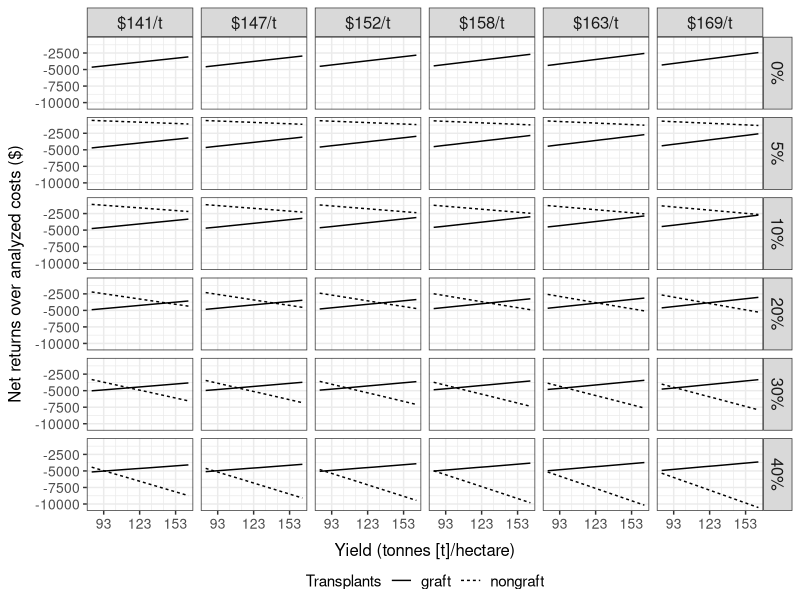

Reproduce this figure in R. (Note: this script raises an error after producing the figure.)
##############################################
# PROCESSING TOMATO Southern blight grafting #
# Partial Budget Analysis			         #
##############################################

## built on Docker rocker/tidyverse:4.2.0

if (!require(conflicted)) {
  install.packages("conflicted")
}
library(conflicted)

library(dplyr)
library(ggplot2)
library(forcats)
library(readr)
library(stringr)
library(tidyr)
library(RColorBrewer)


# install ggpattern for bar fill patterns
	# does not work due to missing library for dependency package 'units'
#devtools::install_version("ggpattern", version="0.4.1", repos="https://cran.r-project.org/", dependencies=c("Depends","Imports"), upgrade="never")
#library(ggpattern)

conflict_prefer("date", "lubridate")
conflict_prefer("filter", "dplyr")
conflict_prefer("lag", "dplyr")
conflict_prefer("spread", "tidyr")

setwd("/home/tomato_graft_rolfsii/")


##########################
# A. Make Dataframe #
##########################
### make dataframe
	## set vectors
	production = c("conventional","organic")
#	yield_base = seq(from=37, to=73, by=4) # short ton/acre
	yield_base = c(82.96, 91.93, 100.9, 109.87, 118.84, 127.81, 136.78, 145.75, 154.72, 163.68) # tonne/hectare
	treatment = c("graft","nongraft")
	incid_nongraft = c(0,5,10,20,20.3,30,40)
#	price = c(128,133,138,143,148,153) # $/short ton
	price = c(141.06, 146.57, 152.08, 157.59, 163.1, 168.61) # $/short ton

	## make df
	df.pt = expand_grid(production, yield_base, treatment, incid_nongraft, price)
	
	## add graft incid
	df.incid = tibble(
		incid_nongraft = c(0,5,10,20,20.3,30,40),
		incid_graft = c(0,0.5,1,2,2.7,3,4) )
	
	df.pt = df.pt %>% left_join(df.incid, by=c("incid_nongraft" = "incid_nongraft"))
	
	## adjust organic prices
	df.pt = df.pt %>% mutate(price=replace(price, production == "organic", price[production == "organic"] + 29.75))
	
### add cost and return changes
	## add: added returns, reduced costs, added costs
	df.pt = df.pt %>% mutate(
		yield_add = case_when(
			(treatment == "graft") ~ round(yield_base*0.145, digits=1),
			(treatment == "nongraft") ~ 0),
		cost_reduce = case_when(
			(treatment == "graft") ~ 893,
			(treatment == "nongraft") ~ 0),
		cost_add = case_when(
			(treatment == "graft") ~ -7140,
			(treatment == "nongraft") ~ 0) )
			
	## add reduced yield
	df.pt = df.pt %>% mutate(yield_loss = case_when(
			(treatment == "nongraft") 	~ round( ( (yield_base + yield_add) * (-incid_nongraft/100) ), digits=1),
			(treatment == "graft") 		~ round( ( (yield_base + yield_add) * (-incid_graft/100	 ) ), digits=1) ) )
			
	## calculate returns
	df.pt = df.pt %>% mutate(
		return_add = round(yield_add * price, digits=0),
		return_reduce = round(yield_loss * price, digits=0),
		cost_reduce_harvest = round(yield_loss * 7.71 * -1, digits=0),
		cost_add_harvest = round(yield_add * 7.71 * -1, digits=0) )

### sum cost changes
	df.pt = df.pt %>% mutate(cost_net = return_add + cost_reduce + cost_reduce_harvest + cost_add + cost_add_harvest + return_reduce)

### check against paper example
df.pt %>% filter(yield_base == 109.87 & price == 152.08 & (
	(treatment == "graft" & incid_nongraft == 0) |
	(treatment == "nongraft" & incid_nongraft == 20.3) |
	(treatment == "graft" & incid_graft == 2.7) ) )

### clean up
	## remove static scenario
	df.pt = df.pt %>% filter(!(treatment == "nongraft" & incid_nongraft == 0))
	
	## remove paper example
	df.pt = df.pt %>% filter(!(incid_nongraft == 20.3))
	
### calculate line equations
	## remove unneeded columns
	df.line = df.pt %>% 
		select(production, price, incid_nongraft, treatment, yield_base, cost_net) %>% 
		arrange(production, price, incid_nongraft, treatment, yield_base)
	
	## filter for end points
	df.line = df.line %>% filter(yield_base %in% c(82.96, 163.68))
	
	## collapse to one line
	df.line = df.line %>% 
		mutate(yield_base=paste("tonne_", round(yield_base, digits=0), sep="")) %>%
		spread(key=yield_base, value=cost_net)
	
	## calculate
		# slope
		df.line = df.line %>% mutate(slope=((tonne_164-tonne_83)/(163.68-82.96)))
		
		# intercept
		df.line = df.line %>% mutate(intercept=(tonne_83-(slope*82.96)))
		
### calculate intersection
	## remove unneeded columns
	df.line = df.line %>% select(-tonne_83, -tonne_164)
	
	## rename columns
	df.line = df.line %>% rename(m=slope, b=intercept)
	
	## gather
	df.line = df.line %>% gather(key="variable", value="value", -production, -price, -incid_nongraft, -treatment)
	
	## unite
	df.line = df.line %>% unite("linevar", c(treatment, variable), remove=T)
	
	## spread
	df.line = df.line %>% spread(key=linevar, value=value)
	
	## calculate
		# x
		df.line = df.line %>% mutate(break_yield=((nongraft_b-graft_b)/(graft_m-nongraft_m)))
	
		# y
		df.line = df.line %>% mutate(break_cost = (graft_m * break_yield) + graft_b )

### summarize
	df.line %>% filter(break_yield < 163.68) %>% arrange(production, incid_nongraft, price) %>% print(n=Inf)
	
################
# B. Visualize #
################

### functions for strip labels
	lab.price = as_labeller(function(x) { paste("$", x, "/t", sep="") })
	lab.incid = as_labeller(function(x) { paste(x, "%", sep="") })

### individual facets
	plot.1.conv = df.pt %>% filter(production == "conventional") %>% mutate(price=round(price, digits=0)) %>% {
	ggplot(., aes(x=yield_base, y=cost_net, linetype=treatment)) +
		geom_line(size=0.5) +
		facet_grid(incid_nongraft ~ price, labeller=labeller(price=lab.price, incid_nongraft=lab.incid)) +
		scale_x_continuous(breaks=c(93,123,153), minor_breaks=c(103,113,133,143)) +
		theme_bw() +
		theme(axis.title=element_text(size=12), axis.text=element_text(size=10), strip.text=element_text(size=12)) +
		theme(axis.title.x=element_text(margin=margin(7.5,0,-5,0)), axis.title.y=element_text(margin=margin(0,7.5,0,0))) +
		theme(legend.position="bottom", legend.margin=margin(0,0,0,0), legend.text=element_text(size=11)) +
		labs(x="Yield (tonnes [t]/hectare)", y="Net returns over analyzed costs ($)", linetype="Transplants")
	}
	ggplot2::ggsave(file="./4_results/rolfsii_budget_facet_conv.png", device="png", plot=plot.1.conv, width=6.5, height=6.5, units="in")

	plot.1.org = df.pt %>% filter(production == "organic") %>% mutate(price=round(price, digits=0))  %>% {
	ggplot(., aes(x=yield_base, y=cost_net, linetype=treatment)) +
		geom_line(size=0.5) +
		facet_grid(incid_nongraft ~ price, labeller=labeller(price=lab.price, incid_nongraft=lab.incid)) +
		scale_x_continuous(breaks=c(93,123,153), minor_breaks=c(103,113,133,143)) +
		theme_bw() +
		theme(axis.title=element_text(size=12), axis.text=element_text(size=10), strip.text=element_text(size=12)) +
		theme(axis.title.x=element_text(margin=margin(7.5,0,-5,0)), axis.title.y=element_text(margin=margin(0,7.5,0,0))) +
		theme(legend.position="bottom", legend.margin=margin(0,0,0,0)) +
		labs(x="Yield (tonnes [t]/hectare)", y="Net returns over analyzed costs ($)", linetype="Transplants")
	}
	ggplot2::ggsave(file="./4_results/rolfsii_budget_facet_org.png", device="png", plot=plot.1.org, width=6.5, height=6.5, units="in")
		
	
